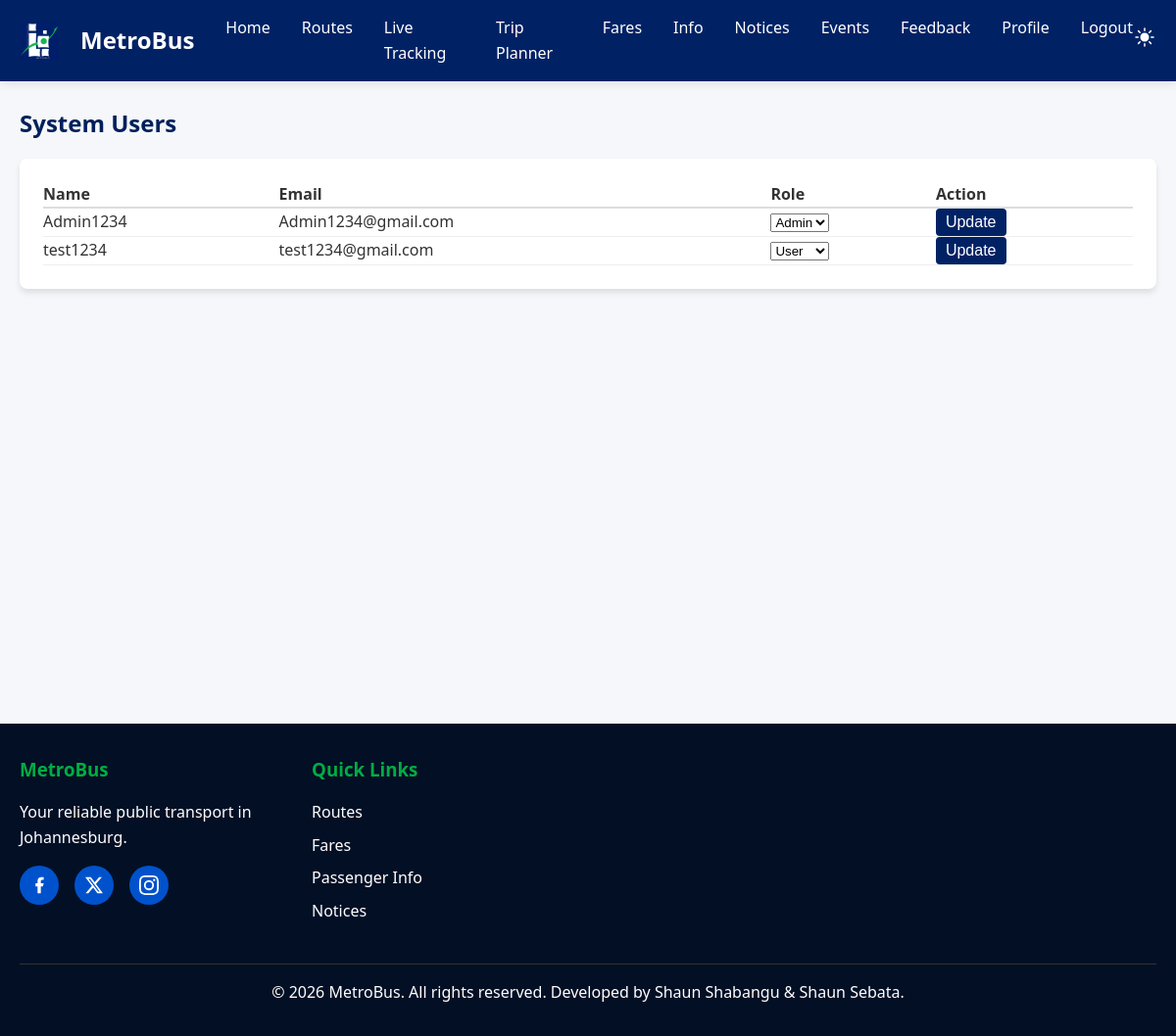
/admin_users.php (signed in), run on the app's committed database.
### tables this page shows
CREATE TABLE `users` (
  `id` int(11) NOT NULL,
  `name` varchar(255) NOT NULL,
  `email` varchar(255) NOT NULL,
  `password` varchar(255) NOT NULL,
  `role` enum('user','admin') DEFAULT 'user',
  `created_at` timestamp NOT NULL DEFAULT current_timestamp()
);

### admin_users.php (the view, shortened to what this page needs)
<?php
require_once 'includes/header.php';
require_once 'includes/auth.php';
$stmt = $pdo->query("SELECT id, name, email, role FROM users ORDER BY name ASC");
$users = $stmt->fetchAll();
?>
<main>
<section class="container mt-3">
<h1>System Users</h1>
<div class="card">
<table style="width:100%; border-collapse: collapse;">
<thead>
<tr style="text-align:left; border-bottom: 2px solid #ddd;">
<th>Name</th>
<th>Email</th>
<th>Role</th>
<th>Action</th>
</tr>
</thead>
<tbody>
<?php foreach ($users as $u): ?>
<tr style="border-bottom: 1px solid #eee;">
<td><?php echo htmlspecialchars($u['name']); ?></td>
<td><?php echo htmlspecialchars($u['email']); ?></td>
<form method="POST">
<td>
<select name="role">
<option value="user" <?php echo $u['role'] === 'user' ? 'selected' : ''; ?>>User</option>
<option value="admin" <?php echo $u['role'] === 'admin' ? 'selected' : ''; ?>>Admin</option>
</select>
</td>
<td>
<button type="submit" name="update_role" class="btn" style="padding:5px 10px;">Update</button>
</td>
</form>
</tr>
<?php endforeach; ?>
</tbody>
</table>
</div>
</section>
</main>
<?php require_once 'includes/footer.php'; ?>

### assets/css/style.css (style rules this page uses)
* { margin: 0; padding: 0; box-sizing: border-box; }
body { font-family: 'Segoe UI', Tahoma, Geneva, Verdana, sans-serif; line-height: 1.6; color: #333; background-color: #F5F7FA; transition: background-color 0.3s, color 0.3s; }
.container { max-width: 1200px; margin: 0 auto; padding: 0 20px; }
main { min-height: calc(100vh - 200px); }
.card { background: white; border-radius: 8px; box-shadow: 0 4px 6px rgba(0, 0, 0, 0.1); padding: 1.5rem; margin-bottom: 1rem; transition: transform 0.3s, box-shadow 0.3s; display: flex; flex-direction: column; }
.btn { display: inline-block; padding: 0.75rem 1.5rem; background-color: #002265; color: white; text-decoration: none; border-radius: 4px; border: none; cursor: pointer; transition: background-color 0.3s; font-size: 1rem; }
h1, h2, h3, h4, h5, h6 { margin-bottom: 1rem; color: #00205B; }
.mt-3 { margin-top: 1.5rem; }

### assets/css/responsive.css (style rules this page uses)
@media (min-width: 1200px) { .container { max-width: 1400px; } }

### data on the page
users: name "Admin1234", email "Admin1234@gmail.com", role "Admin"
users: name "test1234", email "test1234@gmail.com", role "User"
